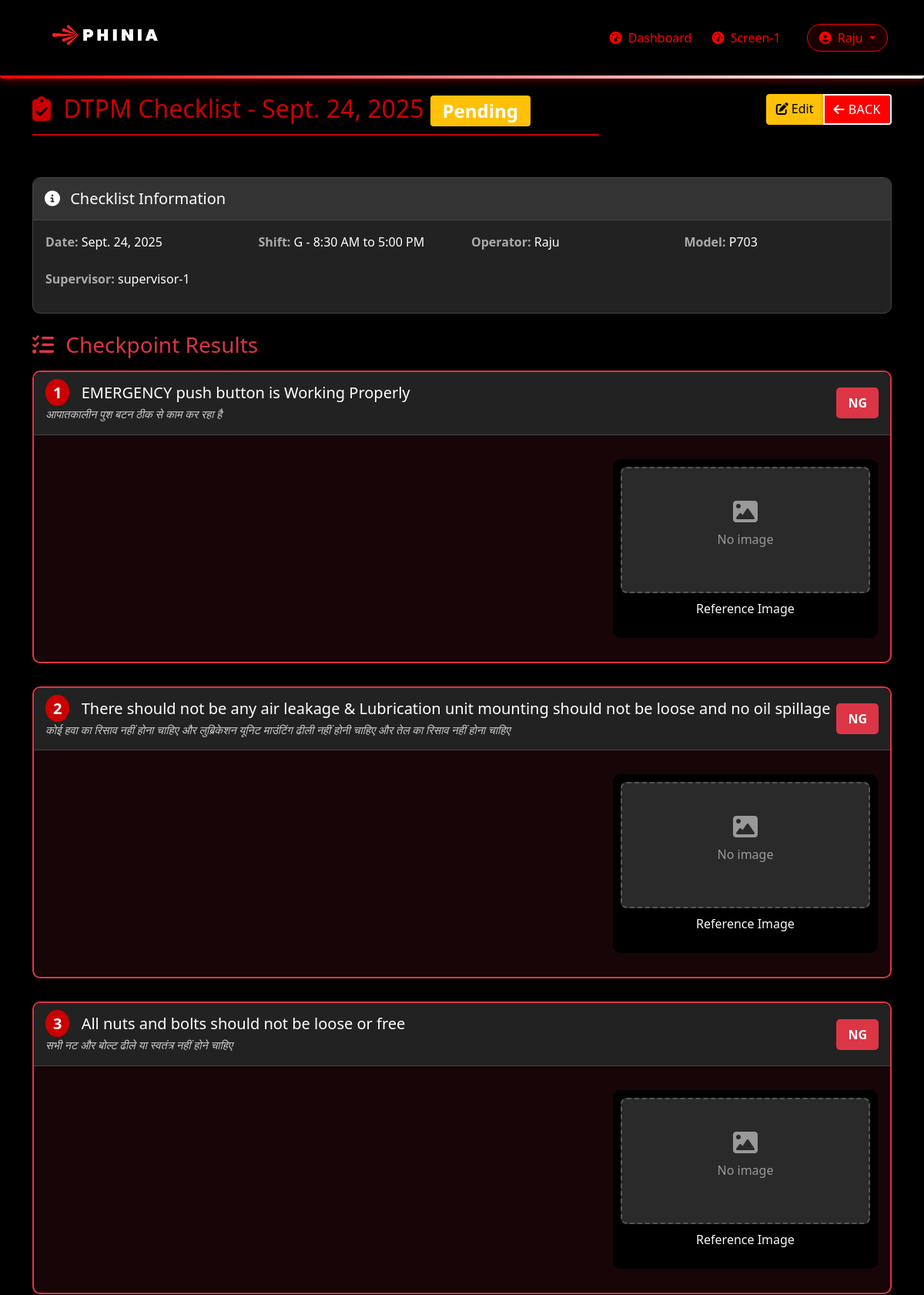
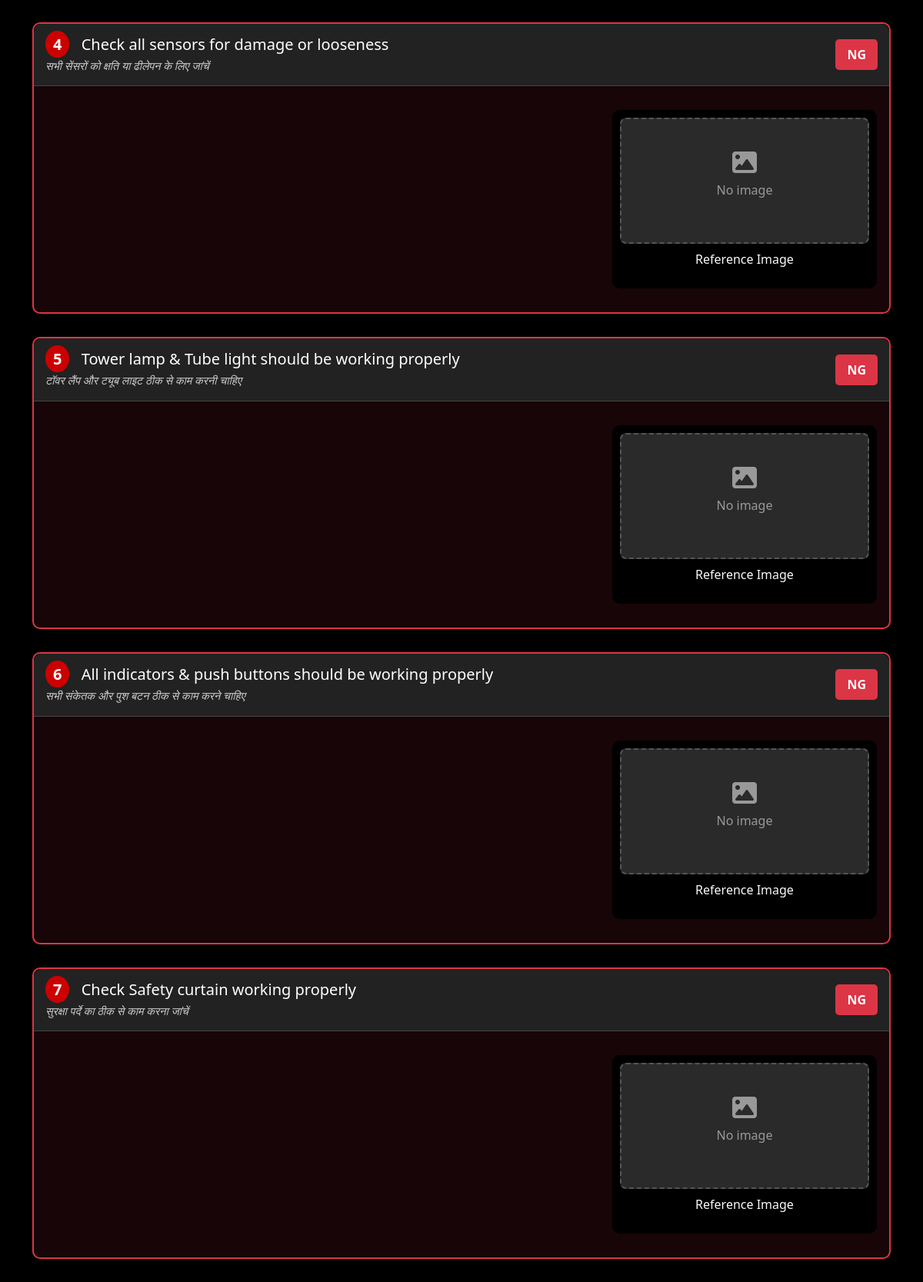
/dtpm-new/73/ (signed in, upper part), run on the app's committed database (2 pictures, top to bottom).
### main/models.py (models this page shows, shortened)
class User(AbstractUser):
    USER_TYPES = (
        ('operator', 'Operator'),
        ('shift_supervisor', 'Shift Supervisor'),
        ('quality_supervisor', 'Quality Supervisor'),
    )
    company_id = models.CharField(max_length=100, blank=True, null=True)
    skill_matrix_level = models.CharField(max_length=200, blank=True, null=True)
    user_type = models.CharField(max_length=20, choices=USER_TYPES)

class DTPMChecklistFMA03New(models.Model):
    STATUS_CHOICES = (
        ('pending', 'Pending'),
        ('supervisor_approved', 'Supervisor Approved'),
        ('quality_certified', 'Quality Certified'),
        ('rejected', 'Rejected'),
        ('quality_rejected', 'Quality Rejected'),
    )
    date = models.DateField()
    shift = models.ForeignKey('Shift', on_delete=models.CASCADE, related_name='dtpm_checklists_new')
    verification_status = models.ForeignKey(
        'DailyVerificationStatus',
        on_delete=models.CASCADE,
        related_name='dtpm_checklists',
        blank=True,
        null=True
    )
    operator = models.ForeignKey('User', on_delete=models.CASCADE, related_name='operated_dtpm_checklists_new')
    supervisor = models.ForeignKey(
        'User',
        on_delete=models.CASCADE,
        related_name='supervised_dtpm_checklists_new',
        null=True,
        blank=True
    )
    status = models.CharField(max_length=20, choices=STATUS_CHOICES, default='pending')
    notes = models.TextField(blank=True, null=True)
    current_model = models.CharField(
        max_length=10,
        choices=[
            ('P703', 'P703'),
            ('U704', 'U704'),
            ('FD', 'FD'),
            ('SA', 'SA'),
            ('Gnome', 'Gnome'),
        ],
        verbose_name="Current Running Model",
        blank=True,
        null=True
    )
    checklist_shift = models.CharField(
        max_length=10,
        choices=[
            ('S1', 'S1 - 6:30 AM to 6:30 PM'),
            ('A', 'A - 6:30 AM to 3:00 PM'),
            ('G', 'G - 8:30 AM to 5:00 PM'),
            ('B', 'B - 3:00 PM to 11:30 PM'),
            ('C', 'C - 11:30 PM to 6:30 AM'),
            ('S2', 'S2 - 6:30 PM to 6:30 AM'),
        ],
        verbose_name="Shift from Checklist",
        blank=True,
        null=True
    )
    created_at = models.DateTimeField(auto_now_add=True)
    updated_at = models.DateTimeField(auto_now=True)
    supervisor_approved_at = models.DateTimeField(null=True, blank=True)
    supervisor_approved_by = models.ForeignKey('User', on_delete=models.SET_NULL, null=True, blank=True,
                                              related_name='dtpm_supervisor_approvals')
    quality_certified_at = models.DateTimeField(null=True, blank=True)
    quality_certified_by = models.ForeignKey('User', on_delete=models.SET_NULL, null=True, blank=True,
                                            related_name='dtpm_quality_certifications')
    quality_comments = models.TextField(blank=True, null=True)
    rejected_at = models.DateTimeField(null=True, blank=True)
    rejected_by = models.ForeignKey('User', on_delete=models.SET_NULL, null=True, blank=True,
                                   related_name='dtpm_rejections')
    quality_rejected_at = models.DateTimeField(null=True, blank=True)
    quality_rejected_by = models.ForeignKey('User', on_delete=models.SET_NULL, null=True, blank=True,
                                          related_name='dtpm_quality_rejections')
    class Meta:
        ordering = ['-date']
        verbose_name = "DTPM Checklist"
        verbose_name_plural = "DTPM Checklists"

class Shift(models.Model):
    SHIFT_CHOICES = [
        ('S1', 'S1 - 6:30 AM to 6:30 PM'),
        ('A', 'A - 6:30 AM to 3:00 PM'),
        ('G', 'G - 8:30 AM to 5:00 PM'),
        ('B', 'B - 3:00 PM to 11:30 PM'),
        ('C', 'C - 11:30 PM to 6:30 AM'),
        ('S2', 'S2 - 6:30 PM to 6:30 AM'),
    ]
    date = models.DateField(default=timezone.now)
    shift_type = models.CharField(max_length=10, choices=SHIFT_CHOICES)
    operator = models.ForeignKey(User, on_delete=models.CASCADE, related_name='operated_shifts')
    shift_supervisor = models.ForeignKey(User, on_delete=models.CASCADE, related_name='supervised_shifts')
    quality_supervisor = models.ForeignKey(User, on_delete=models.CASCADE, related_name='quality_supervised_shifts')

class DTPMCheckResultNew(models.Model):
    OK_NG_CHOICES = [('OK', 'OK'), ('NG', 'NG')]
    checklist = models.ForeignKey(
        DTPMChecklistFMA03New,
        on_delete=models.CASCADE,
        related_name='check_results'
    )
    checkpoint = models.ForeignKey(
        DTPMCheckpoint,
        on_delete=models.CASCADE,
        related_name='check_results',
        verbose_name="Checkpoint",
        blank=True, null=True
    )
    status = models.CharField(
        max_length=2,
        choices=OK_NG_CHOICES,
        verbose_name="Status",
        default='NG'
    )
    comments = models.TextField(blank=True, null=True)
    checked_at = models.DateTimeField(auto_now_add=True)
    updated_at = models.DateTimeField(auto_now=True)
    class Meta:
        unique_together = ['checklist', 'checkpoint']
        ordering = ['checkpoint__order', 'checkpoint__checkpoint_number']

class DTPMCheckpoint(models.Model):
    checkpoint_number = models.PositiveSmallIntegerField(
        unique=True,
        verbose_name="Checkpoint Number"
    )
    title_english = models.CharField(
        max_length=500,
        verbose_name="Title (English)"
    )
    title_hindi = models.CharField(
        max_length=500,
        verbose_name="Title (Hindi)",
        blank=True,
        null=True
    )
    description = models.TextField(
        blank=True,
        null=True,
        verbose_name="Description"
    )
    reference_image = models.ImageField(
        upload_to='dtpm_checkpoints/',
        blank=True,
        null=True,
        validators=[FileExtensionValidator(['png', 'jpg', 'jpeg', 'gif'])],
        verbose_name="Reference Image"
    )
    is_active = models.BooleanField(
        default=True,
        verbose_name="Active",
        help_text="Uncheck to disable this checkpoint"
    )
    order = models.PositiveSmallIntegerField(
        default=0,
        verbose_name="Display Order",
        help_text="Order in which to display this checkpoint"
    )
    created_at = models.DateTimeField(auto_now_add=True)
    updated_at = models.DateTimeField(auto_now=True)
    class Meta:
        ordering = ['order', 'checkpoint_number']
        verbose_name = "DTPM Checkpoint"
        verbose_name_plural = "DTPM Checkpoints"

### main/views.py (the view, shortened to what this page needs)
# urls.py: path('dtpm-new/<int:pk>/', views.dtpm_new_detail, name='dtpm_new_detail'),
@login_required
def dtpm_new_detail(request, pk):
    checklist = get_object_or_404(
        DTPMChecklistFMA03New.objects.select_related(
            'shift', 'operator', 'supervisor', 'verification_status'
        ),
        pk=pk
    )
    checkpoint_results = DTPMCheckResultNew.objects.filter(
        checklist=checklist
    ).select_related('checkpoint')
    issues = DTPMIssueNew.objects.filter(
        check_result__checklist=checklist
    ).select_related('check_result', 'reported_by', 'assigned_to').order_by('-created_at')
    can_edit = (
        request.user == checklist.operator and
        checklist.status == 'pending'
    )
    can_verify_supervisor = (
        request.user.user_type == 'shift_supervisor' and
        checklist.status == 'pending'
    )
    can_verify_quality = (
        request.user.user_type == 'quality_supervisor' and
        checklist.status == 'supervisor_approved'
    )
    from datetime import timedelta
    has_modifications = False
    modifications = []
    for result in checkpoint_results:
        time_diff = abs((result.updated_at - result.checked_at).total_seconds())
        is_really_modified = time_diff > 30
        result.is_really_modified = is_really_modified
    machine_overview = DTPMCheckpoint.objects.filter(
        checkpoint_number=8,
        is_active=True
    ).first()
    total_checkpoints = checkpoint_results.count()
    ok_count = checkpoint_results.filter(status='OK').count()
    ng_count = checkpoint_results.filter(status='NG').count()
    context = {
        'checklist': checklist,
        'checkpoint_results': checkpoint_results,
        'issues': issues,
        'can_edit': can_edit,
        'can_verify_supervisor': can_verify_supervisor,
        'can_verify_quality': can_verify_quality,
        'has_modifications': has_modifications,
        'modifications': modifications,
        'machine_overview_image': machine_overview,
        'total_checkpoints': total_checkpoints,
        'ok_count': ok_count,
        'ng_count': ng_count,
        'title': f'DTPM Checklist - {checklist.date}'
    }
    return render(request, 'main/dtpm/dtpm_new_detail.html', context)

### main/templates/main/dtpm/dtpm_new_detail.html (shortened to what this page needs)
{% extends 'main/base.html' %}
{% load static %}
{% block content %}
<div class="row mb-4">
    <div class="col-md-8">
        <h2 class="page-title">
            <i class="fas fa-clipboard-check me-2"></i> DTPM Checklist - {{ checklist.date }}
            <span class="badge bg-{% if checklist.status == 'supervisor_approved' or checklist.status == 'quality_certified' %}success{% elif checklist.status == 'rejected' %}danger{% else %}warning{% endif %}">
                {{ checklist.get_status_display }}
            </span>
        </h2>
    </div>
    <div class="col-md-4 text-end">
        <div class="btn-group">
            {% if can_edit %}
            <a href="{% url 'dtpm_new_edit_checks' pk=checklist.id %}" class="btn btn-warning">
                <i class="fas fa-edit"></i> Edit
            </a>
            {% endif %}
            <a href="{% url 'operator_dashboard' %}" class="btn btn-primary">
                <i class="fas fa-arrow-left"></i> Back
            </a>
        </div>
    </div>
</div>
<div class="info-card mb-4">
    <div class="info-card-header">
        <h5 class="mb-0"><i class="fas fa-info-circle me-2"></i> Checklist Information</h5>
    </div>
    <div class="card-body">
        <div class="row">
            <div class="col-md-3">
                <p><span class="info-label">Date:</span> <span class="info-value">{{ checklist.date }}</span></p>
            </div>
            <div class="col-md-3">
                <p><span class="info-label">Shift:</span> <span class="info-value">{{ checklist.shift.get_shift_type_display }}</span></p>
            </div>
            <div class="col-md-3">
                <p><span class="info-label">Operator:</span> <span class="info-value">{{ checklist.operator.username }}</span></p>
            </div>
            <div class="col-md-3">
                <p><span class="info-label">Model:</span> <span class="info-value">{{ checklist.current_model }}</span></p>
            </div>
        </div>
        {% if checklist.supervisor %}
        <div class="row mt-2">
            <div class="col-md-6">
                <p><span class="info-label">Supervisor:</span> <span class="info-value">{{ checklist.supervisor.get_full_name|default:checklist.supervisor.username }}</span></p>
            </div>
        </div>
        {% endif %}
    </div>
</div>
<h3 class="mb-3 text-danger"><i class="fas fa-tasks me-2"></i> Checkpoint Results</h3>
{% for check in checkpoint_results %}
<div class="checkpoint-card {% if check.status == 'OK' %}status-ok{% elif check.status == 'NG' %}status-ng{% endif %}">
    <div class="checkpoint-header d-flex justify-content-between align-items-center">
        <div>
            <h5 class="mb-0">
                <span class="checkpoint-number">{{ check.checkpoint.checkpoint_number }}</span>
                {{ check.checkpoint.title_english }}
            </h5>
            {% if check.checkpoint.title_hindi %}
            <div class="hindi-text">{{ check.checkpoint.title_hindi }}</div>
            {% endif %}
        </div>
        <span class="status-badge badge-{% if check.status == 'OK' %}ok{% elif check.status == 'NG' %}ng{% else %}empty{% endif %}">
            {{ check.status|default:"Not Set" }}
        </span>
    </div>
    <div class="card-body">
        <div class="row">
            <div class="col-md-8">
            </div>
            <div class="col-md-4">
                <div class="reference-image-container">
                    {% if check.checkpoint.reference_image and check.checkpoint.reference_image.name %}
                    <img src="{{ check.checkpoint.reference_image.url }}"
                         alt="{{ check.checkpoint.title_english }}"
                         class="reference-image">
                    {% else %}
                    <div class="no-image-placeholder">
                        <i class="fas fa-image fa-2x mb-2"></i>
                        <p>No image</p>
                    </div>
                    {% endif %}
                    <p class="text-center mt-2 text-light">Reference Image</p>
                </div>
            </div>
        </div>
    </div>
</div>
{% endfor %}
{% endblock %}

### main/templates/main/base.html (shortened to what this page needs)
{% load static %}
<!DOCTYPE html>
<html lang="en">
<head>
    <link rel="stylesheet" href="{% static 'css/bootstrap.min.css' %}" />
    <link rel="stylesheet" href="{% static 'css/all.min1.css' %}" />
    <link rel="stylesheet" href="{% static 'css/all.min2.css' %}" />
    {% load static %}
</head>
<body>
    <nav class="navbar navbar-expand-lg navbar-dark">
        <div class="container navbar-container">
            <a class="navbar-brand" href="{% url 'dashboard' %}">
                <img src="{% static 'images/image2.png' %}" alt="Phinia Logo" height="68">
            </a>
            {% if user.is_authenticated %}
            <div class="collapse navbar-collapse justify-content-end" id="navbarNav">
                <ul class="navbar-nav align-items-center">
                    <li class="nav-item">
                        <a class="nav-link {% if request.resolver_match.url_name == 'dashboard' %}active{% endif %}"
                           href="{% url 'dashboard' %}">
                           <i class="fas fa-tachometer-alt me-1"></i> Dashboard
                        </a>
                    </li>
                    <li class="nav-item">
                        <a class="nav-link" href="{% url 'station_media_slider' station_id=1 %}">
                            <i class="fas fa-tachometer-alt me-1"></i> Screen-1
                        </a>
                    </li>
                    <li class="nav-item dropdown ms-3">
                        <a class="nav-link dropdown-toggle" href="#" id="userDropdown" role="button"
                           data-bs-toggle="dropdown" aria-expanded="false"
                           style="border: 1px solid #ff0000; border-radius: 20px; padding: 5px 15px; background: rgba(255,0,0,0.1);">
                            <i class="fas fa-user-circle me-1"></i> {{ user.username }}
                        </a>
                    </li>
                </ul>
            </div>
            {% endif %}
        </div>
    </nav>
    <div class="container mt-4">
        {% block content %}{% endblock %}
    </div>
</body>
</html>

### data on the page
User: username "Raju"
DTPMChecklistFMA03New: date "Sept. 24, 2025", status "Pending", shift.shift_type "G - 8:30 AM to 5:00 PM", operator.username "Raju", current_model "P703", supervisor.get_full_name "supervisor-1"
DTPMCheckResultNew: checkpoint.checkpoint_number "1", checkpoint.title_english "EMERGENCY push button is Working Properly", checkpoint.title_hindi "आपातकालीन पुश बटन ठीक से काम कर रहा है", status "NG", shows "No image"
DTPMCheckResultNew: checkpoint.checkpoint_number "2", checkpoint.title_english "There should not be any air leakage & Lubrication unit mounting should not be loose and no oil spillage", checkpoint.title_hindi "कोई हवा का रिसाव नहीं होना चाहिए और लुब्रिकेशन यूनिट माउंटिंग ढीली नहीं होनी चाहिए और तेल का रिसाव नहीं होना चाहिए", status "NG", shows "No image"
DTPMCheckResultNew: checkpoint.checkpoint_number "3", checkpoint.title_english "All nuts and bolts should not be loose or free", checkpoint.title_hindi "सभी नट और बोल्ट ढीले या स्वतंत्र नहीं होने चाहिए", status "NG", shows "No image"
DTPMCheckResultNew: checkpoint.checkpoint_number "4", checkpoint.title_english "Check all sensors for damage or looseness", checkpoint.title_hindi "सभी सेंसरों को क्षति या ढीलेपन के लिए जांचें", status "NG", shows "No image"
DTPMCheckResultNew: checkpoint.checkpoint_number "5", checkpoint.title_english "Tower lamp & Tube light should be working properly", checkpoint.title_hindi "टॉवर लैंप और ट्यूब लाइट ठीक से काम करनी चाहिए", status "NG", shows "No image"
DTPMCheckResultNew: checkpoint.checkpoint_number "6", checkpoint.title_english "All indicators & push buttons should be working properly", checkpoint.title_hindi "सभी संकेतक और पुश बटन ठीक से काम करने चाहिए", status "NG", shows "No image"
DTPMCheckResultNew: checkpoint.checkpoint_number "7", checkpoint.title_english "Check Safety curtain working properly", checkpoint.title_hindi "सुरक्षा पर्दे का ठीक से काम करना जांचें", status "NG", shows "No image"
